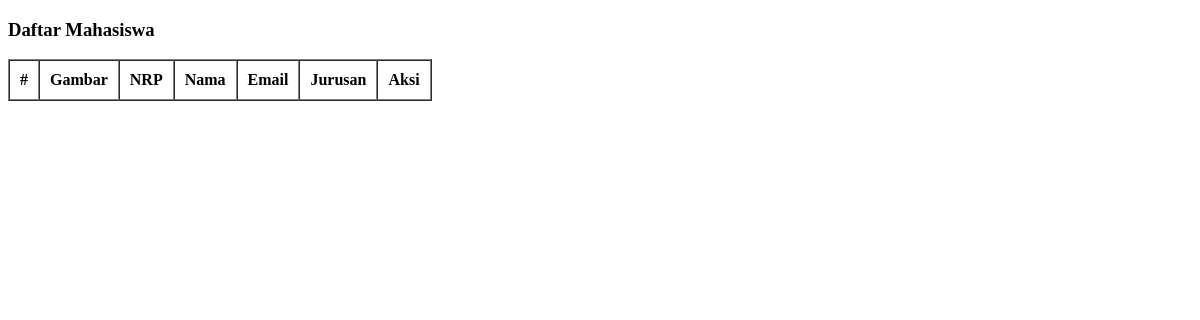
The app's page /pertemuan10/latihan2.php, older data.
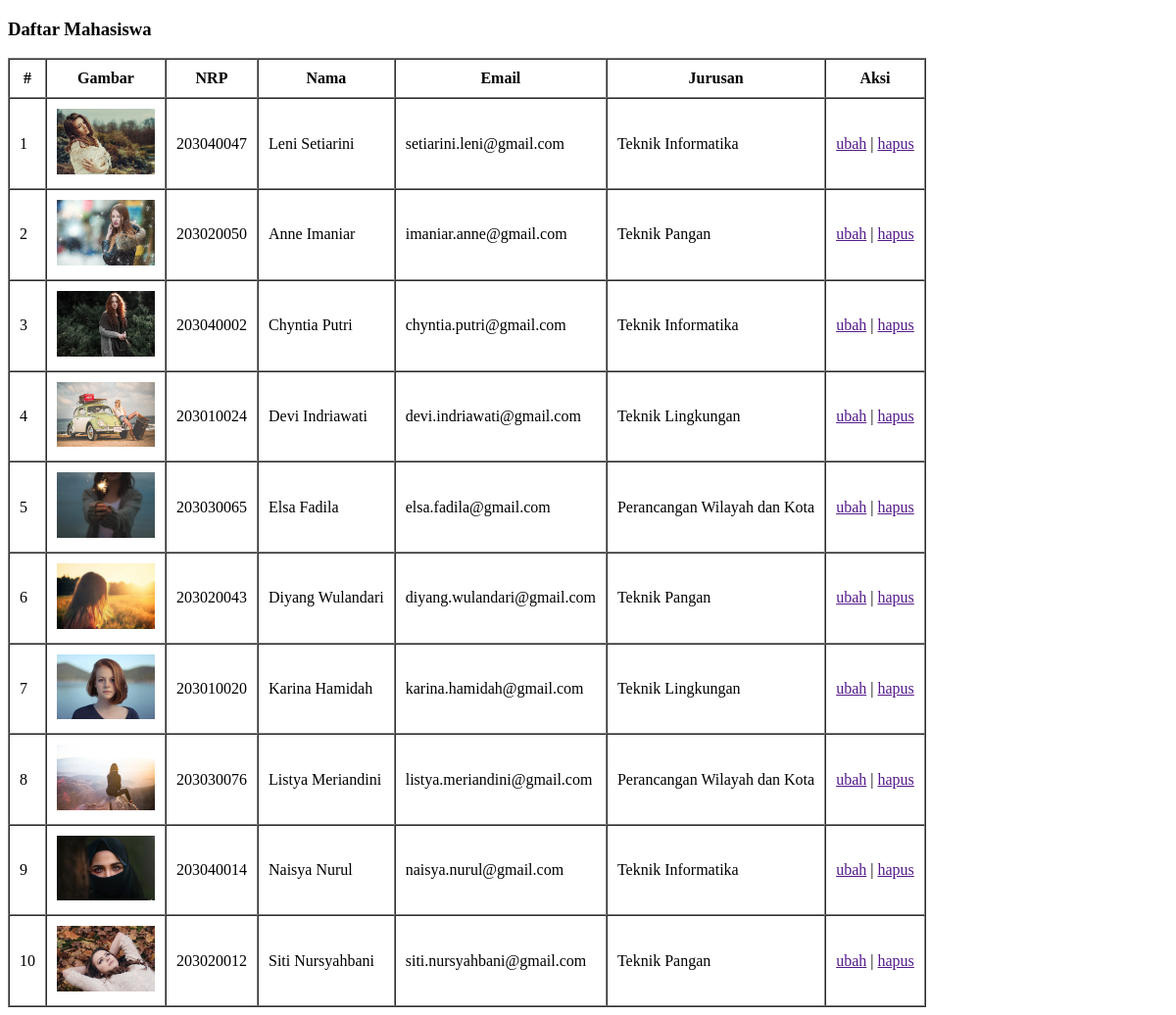
The same page, newer data.
### tables this page shows
CREATE TABLE `mahasiswa` (
  `id` int(50) NOT NULL,
  `nama` varchar(255) NOT NULL,
  `nrp` char(255) NOT NULL,
  `email` varchar(255) NOT NULL,
  `jurusan` varchar(255) NOT NULL,
  `gambar` varchar(255) NOT NULL
);

### pertemuan10/functions.php (called while the page is built, shortened)
<?php
function koneksi()
{
  return mysqli_connect('localhost', 'root', '', 'pw_203040047');
}
function query($query)
{
  $conn = koneksi();
  $result = mysqli_query($conn, $query);
  $rows = [];
  while ($row = mysqli_fetch_assoc($result)) {
    $rows[] = $row;
  }
  return $rows;
}

### pertemuan10/latihan2.php (the view, shortened to what this page needs)
<?php
require 'functions.php';
$mahasiswa = query("SELECT * FROM mahasiswa");
?>
<!DOCTYPE html>
<html lang="en">
<head>
</head>
<body>
  <h3>Daftar Mahasiswa</h3>
  <table border="1" cellpadding="10" cellspacing="0">
    <tr>
      <th>#</th>
      <th>Gambar</th>
      <th>NRP</th>
      <th>Nama</th>
      <th>Email</th>
      <th>Jurusan</th>
      <th>Aksi</th>
    </tr>
    <?php $i = 1;
    foreach ($mahasiswa as $m) : ?>
      <tr>
        <td><?= $i++; ?></td>
        <td><img src="img/<?= $m['gambar']; ?>" width="100"></td>
        <td><?= $m['nrp']; ?></td>
        <td><?= $m['nama']; ?></td>
        <td><?= $m['email']; ?></td>
        <td><?= $m['jurusan']; ?></td>
        <td>
          <a href="">ubah</a> |
          <a href="">hapus</a>
        </td>
      </tr>
    <?php endforeach; ?>
  </table>
</body>
</html>

Row changes from the older to the newer data that the page shows:
added mahasiswa: gambar (picture), nrp "203040047", nama "Leni Setiarini", email "setiarini.leni@gmail.com", jurusan "Teknik Informatika"
added mahasiswa: gambar (picture), nrp "203020050", nama "Anne Imaniar", email "imaniar.anne@gmail.com", jurusan "Teknik Pangan"
added mahasiswa: gambar (picture), nrp "203040002", nama "Chyntia Putri", email "chyntia.putri@gmail.com", jurusan "Teknik Informatika"
added mahasiswa: shows a picture, nrp "203010024", nama "Devi Indriawati", email "devi.indriawati@gmail.com", jurusan "Teknik Lingkungan"
added mahasiswa: gambar (picture), nrp "203030065", nama "Elsa Fadila", email "elsa.fadila@gmail.com", jurusan "Perancangan Wilayah dan Kota"
added mahasiswa: gambar (picture), nrp "203020043", nama "Diyang Wulandari", email "diyang.wulandari@gmail.com", jurusan "Teknik Pangan"
added mahasiswa: gambar (picture), nrp "203010020", nama "Karina Hamidah", email "karina.hamidah@gmail.com", jurusan "Teknik Lingkungan"
added mahasiswa: gambar (picture), nrp "203030076", nama "Listya Meriandini", email "listya.meriandini@gmail.com", jurusan "Perancangan Wilayah dan Kota"
added mahasiswa: gambar (picture), nrp "203040014", nama "Naisya Nurul", email "naisya.nurul@gmail.com", jurusan "Teknik Informatika"
added mahasiswa: gambar (picture), nrp "203020012", nama "Siti Nursyahbani", email "siti.nursyahbani@gmail.com", jurusan "Teknik Pangan"
